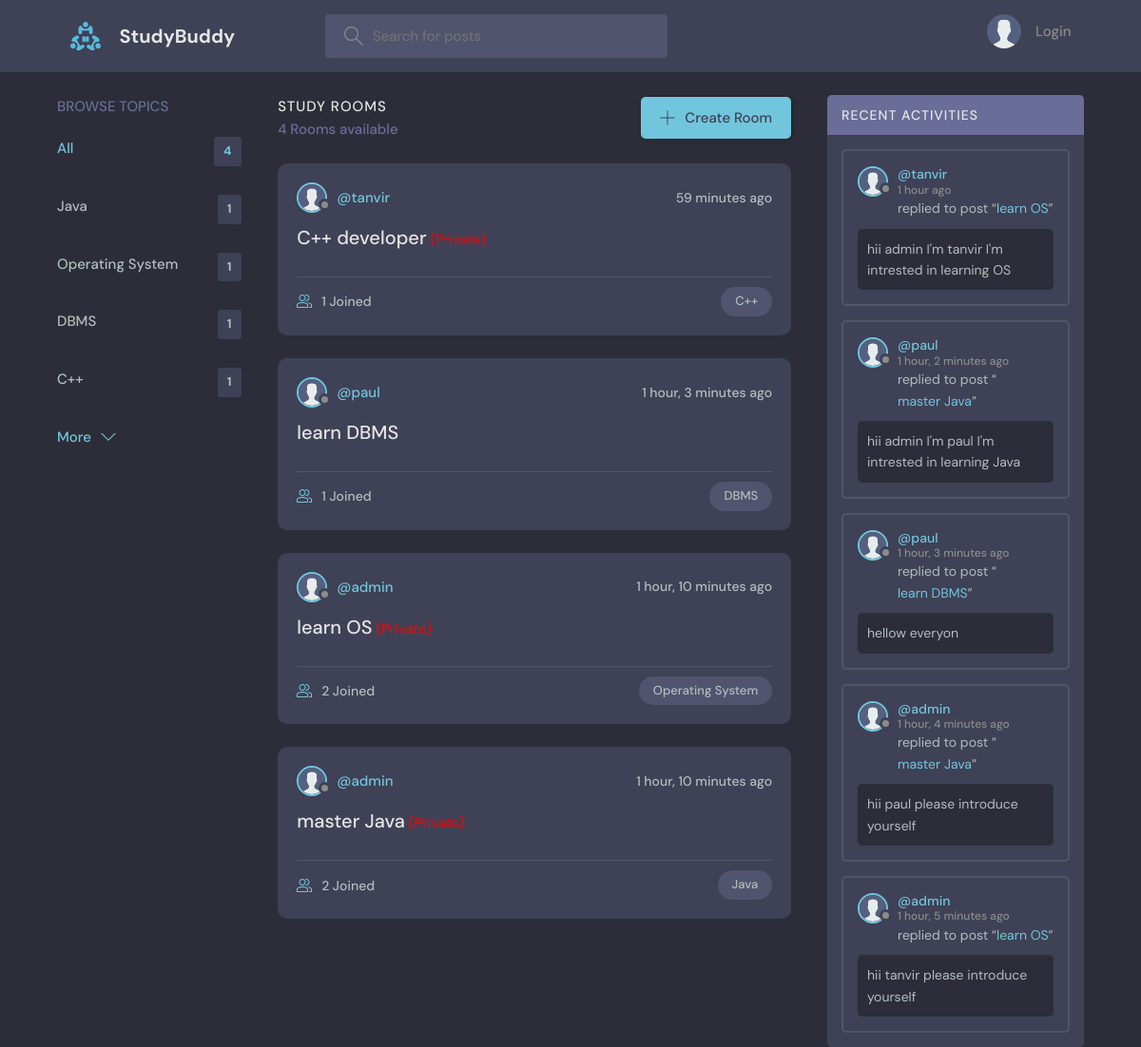
The page / on the database its author committed.
### base/models.py (models this page shows, shortened)
class Topic(models.Model):
    name = models.CharField(max_length=200)

class Room(models.Model):
    host = models.ForeignKey(User, on_delete=models.SET_NULL, null=True)
    topic = models.ForeignKey(Topic, on_delete=models.SET_NULL, null=True)
    name = models.CharField(max_length=200)
    description = models.TextField(null=True, blank=True)
    participants = models.ManyToManyField(
        User, related_name='participants', blank=True)
    updated = models.DateTimeField(auto_now=True)
    created = models.DateTimeField(auto_now_add=True)
    private=models.BooleanField(default=False)
    class Meta:
        ordering = ['-updated', '-created']
    def __str__(self):
        return self.name

class User(AbstractUser):
    name = models.CharField(max_length=200, null=True)
    email = models.EmailField(unique=True, null=True)
    bio = models.TextField(null=True)
    avatar = models.ImageField(null=True, default="avatar.svg")
    USERNAME_FIELD = 'email'
    REQUIRED_FIELDS = ['username']  # Add 'username' to REQUIRED_FIELDS

class Message(models.Model):
    user = models.ForeignKey(User, on_delete=models.CASCADE)
    room = models.ForeignKey(Room, on_delete=models.CASCADE)
    body = models.TextField()
    updated = models.DateTimeField(auto_now=True)
    created = models.DateTimeField(auto_now_add=True)
    class Meta:
        ordering = ['updated', 'created']

### base/views.py (the view)
# urls.py: path('', views.home, name="home"),
def home(request):
    q = request.GET.get('q') if request.GET.get('q') != None else ''
    rooms = Room.objects.filter(
        Q(topic__name__icontains=q) |
        Q(name__icontains=q) |
        Q(description__icontains=q)
    )
    topics = Topic.objects.all()[0:5]
    room_count = rooms.count()
    room_messages = Message.objects.filter(
        Q(room__topic__name__icontains=q)).order_by('-created')[0:5]
    context = {'rooms': rooms, 'topics': topics,
               'room_count': room_count, 'room_messages': room_messages}
    return render(request, 'base/home.html', context)

### base/templates/base/home.html (shortened to what this page needs)
{% extends 'main.html' %}
{% block content %}
<main class="layout layout--3">
  <div class="container">
    {% include 'base/topics_component.html' %}
    <div class="roomList">
      <div class="roomList__header">
        <div>
          <h2>Study Rooms</h2>
          <p>{{room_count}} Rooms available</p>
        </div>
        <a class="btn btn--main" href="{% url 'create-room' %}">
          <svg version="1.1" xmlns="http://www.w3.org/2000/svg" width="32" height="32" viewBox="0 0 32 32">
            <title>add</title>
            <path
              d="M16.943 0.943h-1.885v14.115h-14.115v1.885h14.115v14.115h1.885v-14.115h14.115v-1.885h-14.115v-14.115z">
            </path>
          </svg>
          Create Room
        </a>
      </div>
      {% include 'base/feed_component.html' %}
    </div>
    {% include 'base/activity_component.html' %}
  </div>
</main>
{% endblock %}

### base/templates/base/topics_component.html
<div class="topics">
    <div class="topics__header">
        <h2>Browse Topics</h2>
    </div>
    <ul class="topics__list">
        <li>
            <a href="{% url 'home' %}" class="active">All <span>{{topics.count}}</span></a>
        </li>
        {% for topic in topics %}
        <li>
            <a href="{% url 'home' %}?q={{topic.name}}">{{topic.name}}<span>{{topic.room_set.all.count}}</span></a>
        </li>
        {% endfor %}
    </ul>
    <a class="btn btn--link" href="{% url 'topics' %}">
        More
        <svg version="1.1" xmlns="http://www.w3.org/2000/svg" width="32" height="32" viewBox="0 0 32 32">
            <title>chevron-down</title>
            <path d="M16 21l-13-13h-3l16 16 16-16h-3l-13 13z"></path>
        </svg>
    </a>
</div>

### base/templates/base/feed_component.html (shortened to what this page needs)
{% for room in rooms %}
<div class="roomListRoom">
    <div class="roomListRoom__header">
        <a href="{% url 'user-profile' room.host.id %}" class="roomListRoom__author">
            <div class="avatar avatar--small">
                <img src="{{room.host.avatar.url}}" />
            </div>
            <span>@{{room.host.username}}</span>
        </a>
        <div class="roomListRoom__actions">
            <span>{{room.created|timesince}} ago</span>
        </div>
    </div>
    <div class="roomListRoom__content">
        <a href="{% url 'room' room.id %}">{{room.name}}</a>
        {% if room.private %}
        <small style="color: red;"> (Private) </small>
        {% endif %}
    </div>
    <div class="roomListRoom__meta">
        <a href="{% url 'room' room.id %}" class="roomListRoom__joined">
            {{room.participants.all.count}} Joined
        </a>
        <p class="roomListRoom__topic">{{room.topic.name}}</p>
    </div>
</div>
{% endfor %}

### base/templates/base/activity_component.html (shortened to what this page needs)
<div class="activities">
    <div class="activities__header">
        <h2>Recent Activities</h2>
    </div>
    {% for message in room_messages %}
    <div class="activities__box">
        <div class="activities__boxHeader roomListRoom__header">
            <a href="{% url 'user-profile' message.user.id %}" class="roomListRoom__author">
                <div class="avatar avatar--small">
                    <img src="{{message.user.avatar.url}}" />
                </div>
                <p>
                    @{{message.user.username}}
                    <span>{{message.created|timesince}} ago</span>
                </p>
            </a>
        </div>
        <div class="activities__boxContent">
            <p>replied to post “<a href="{% url 'room' message.room.id %}">{{message.room}}</a>”</p>
            <div class="activities__boxRoomContent">{{message.body}}</div>
        </div>
    </div>
    {% endfor %}
</div>

### rows shown on the page
Topic: name "Java", room_set.all.count "1"
Topic: name "Operating System", room_set.all.count "1"
Topic: name "DBMS", room_set.all.count "1"
Topic: name "C++", room_set.all.count "1"
Room: host.avatar (placeholder picture), host.username "tanvir", created "59 minutes", name "C++ developer", participants.all.count "1", topic.name "C++"
Room: host.avatar (placeholder picture), host.username "paul", created "1 hour, 3 minutes", name "learn DBMS", participants.all.count "1", topic.name "DBMS"
Room: host.avatar (placeholder picture), host.username "admin", created "1 hour, 10 minutes", name "learn OS", participants.all.count "2", topic.name "Operating System"
Room: host.avatar (placeholder picture), host.username "admin", created "1 hour, 10 minutes", name "master Java", participants.all.count "2", topic.name "Java"
Message: user.avatar (placeholder picture), user.username "tanvir", created "1 hour", room "learn OS", body "hii admin I'm tanvir I'm intrested in learning OS"
Message: user.avatar (placeholder picture), user.username "paul", created "1 hour, 2 minutes", room "master Java", body "hii admin I'm paul I'm intrested in learning Java"
Message: user.avatar (placeholder picture), user.username "paul", created "1 hour, 3 minutes", room "learn DBMS", body "hellow everyon"
Message: user.avatar (placeholder picture), user.username "admin", created "1 hour, 4 minutes", room "master Java", body "hii paul please introduce yourself"
Message: user.avatar (placeholder picture), user.username "admin", created "1 hour, 5 minutes", room "learn OS", body "hii tanvir please introduce yourself"

### other values the page prints
{{ topics.count }} "4"
{{ room_count }} "4"
